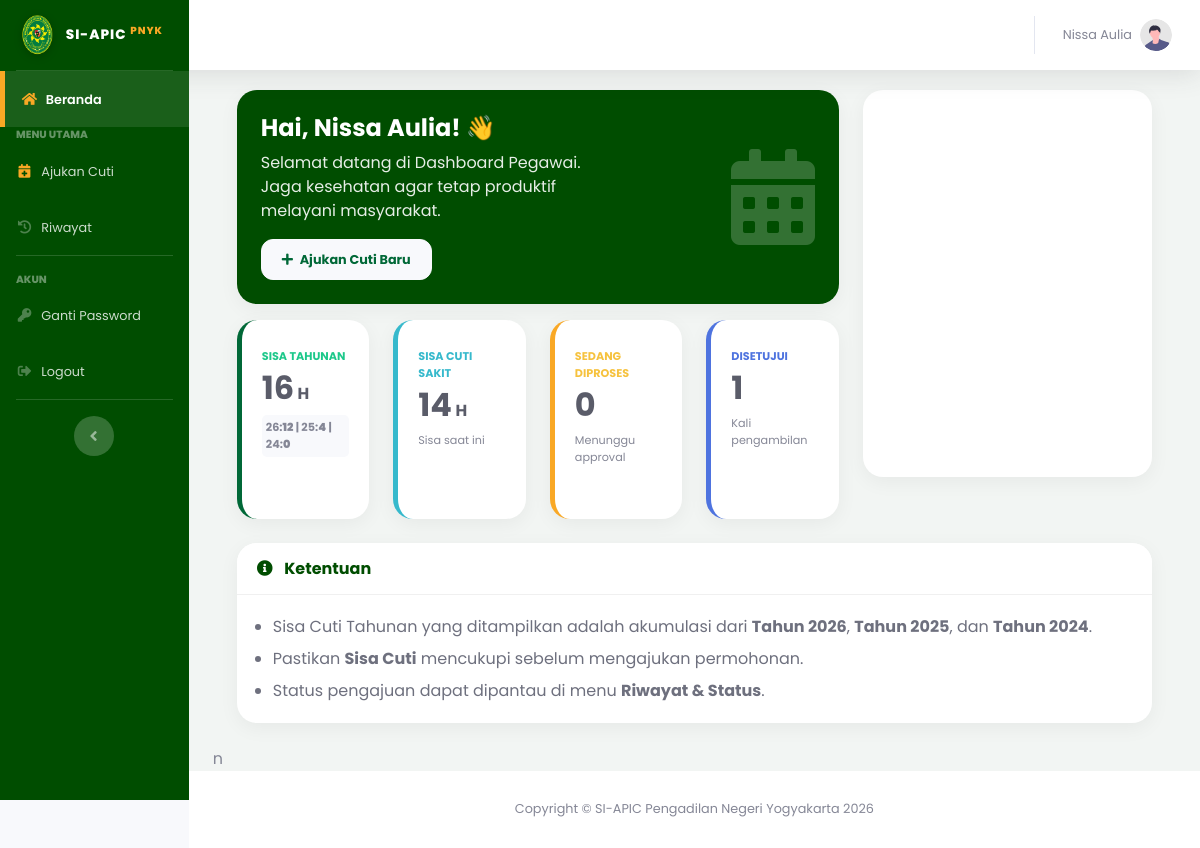
Before: /index.php?page=dashboard_user (signed in) with the older database file.
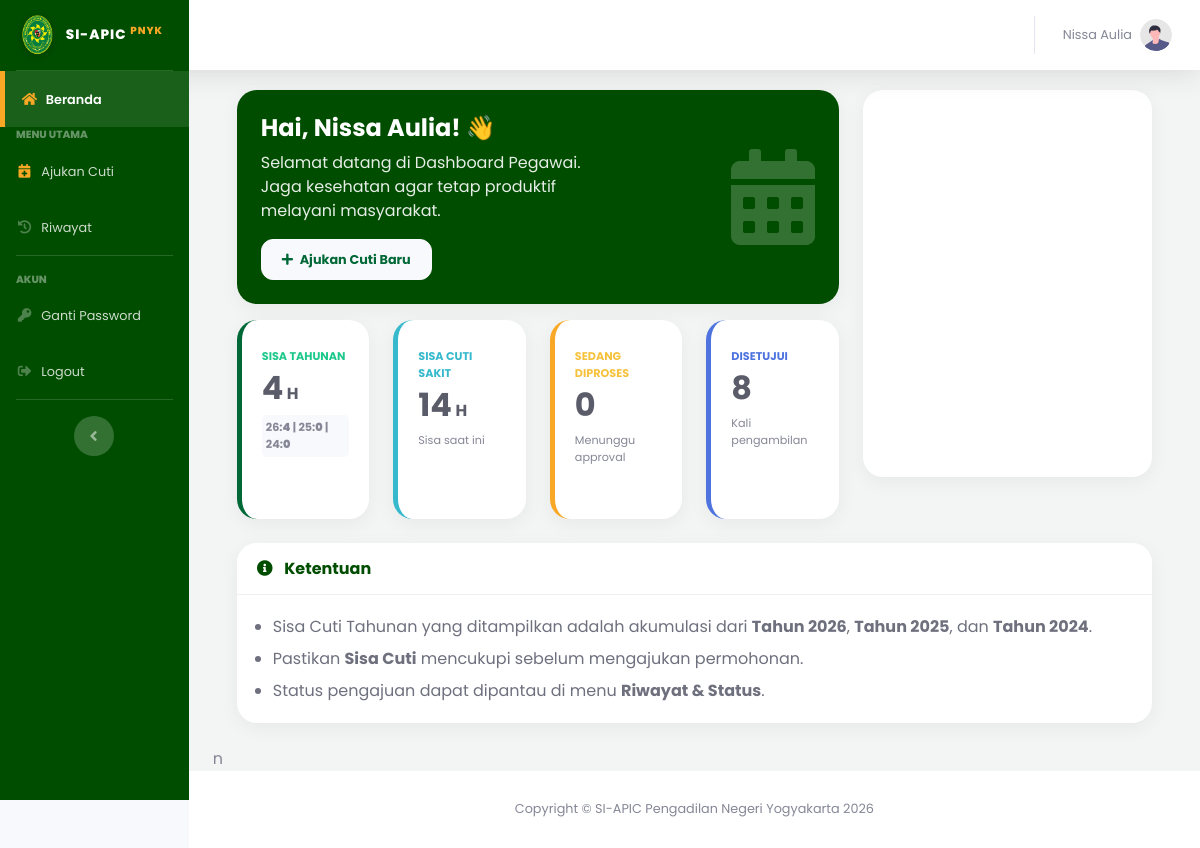
After: the same page with the newer database file.
### tables this page shows
CREATE TABLE `users` (
  `id_user` int(11) NOT NULL,
  `nip` varchar(30) NOT NULL,
  `password` varchar(255) NOT NULL,
  `nama_lengkap` varchar(100) NOT NULL,
  `jabatan` varchar(100) DEFAULT NULL,
  `pangkat` varchar(50) DEFAULT NULL,
  `unit_kerja` varchar(100) DEFAULT 'Pengadilan Negeri Yogyakarta',
  `no_telepon` varchar(20) DEFAULT NULL,
  `role` enum('admin','user') NOT NULL,
  `is_atasan_langsung` tinyint(1) DEFAULT 0 COMMENT '1=Bisa TTD, 0=Staf Biasa',
  `sisa_cuti_n` int(11) DEFAULT 12,
  `sisa_cuti_n1` int(11) DEFAULT 0,
  `sisa_cuti_n2` int(11) DEFAULT 0,
  `kuota_cuti_sakit` int(11) DEFAULT 14,
  `created_at` timestamp NOT NULL DEFAULT current_timestamp(),
  `status_akun` enum('aktif','nonaktif') DEFAULT 'aktif',
  `id_atasan` int(11) DEFAULT NULL
);

### pages/user/dashboard.php (the view, shortened to what the changed rows need)
<?php
$id_user = $_SESSION['id_user'];
$query_user = mysqli_query($koneksi, "SELECT * FROM users WHERE id_user='$id_user'");
$total_tahunan = 0;
$sisa_sakit    = 0;
$nama_lengkap  = $_SESSION['nama_lengkap'];
if(mysqli_num_rows($query_user) > 0){
    $user = mysqli_fetch_assoc($query_user);
    $nama_lengkap = $user['nama_lengkap'];
    $n  = isset($user['sisa_cuti_n'])  ? $user['sisa_cuti_n']  : 0;
    $n1 = isset($user['sisa_cuti_n1']) ? $user['sisa_cuti_n1'] : 0;
    $n2 = isset($user['sisa_cuti_n2']) ? $user['sisa_cuti_n2'] : 0;
    $total_tahunan = $n + $n1 + $n2;
    $sisa_sakit = isset($user['kuota_cuti_sakit']) ? $user['kuota_cuti_sakit'] : 0;
}
$thn_skrg = date('Y');
$thn_min1 = $thn_skrg - 1;
$thn_min2 = $thn_skrg - 2;
$query_menunggu = mysqli_query($koneksi, "SELECT * FROM pengajuan_cuti WHERE id_user='$id_user' AND status='diajukan'");
$jml_menunggu = mysqli_num_rows($query_menunggu);
$query_setuju = mysqli_query($koneksi, "SELECT * FROM pengajuan_cuti WHERE id_user='$id_user' AND status='Disetujui' AND YEAR(tgl_mulai)='$thn_skrg'");
$jml_setuju = mysqli_num_rows($query_setuju);
?>
<div class="container-fluid">
    <div class="row">
        <div class="col-xl-8 col-lg-7">
            <div class="card text-white shadow mb-3" style="background: linear-gradient(90deg, #004d00 0%, #004d00 100%); border-radius: 20px; border:none;">
                <div class="card-body p-4">
                    <div class="row align-items-center">
                        <div class="col-md-8">
                            <h2 class="font-weight-bold mb-2" style="font-size: 1.5rem;">Hai, <?php echo $nama_lengkap; ?>! 👋</h2>
                            <p class="mb-3" style="opacity: 0.9;">Selamat datang di Dashboard Pegawai. Jaga kesehatan agar tetap produktif melayani masyarakat.</p>
                            <a href="index.php?page=form_cuti" class="btn btn-light font-weight-bold shadow-sm" style="border-radius: 30px; color: #006837 !important; font-size: 0.8rem;"><i class="fas fa-plus mr-1"></i> Ajukan Cuti Baru</a>
                        </div>
                        <div class="col-md-4 d-none d-md-block text-right">
                            <i class="fas fa-calendar-alt" style="font-size: 6rem; opacity: 0.2;"></i>
                        </div>
                    </div>
                </div>
            </div>
            <div class="row">
                <div class="col-xl-3 col-md-6 mb-4">
                    <div class="card py-2 border-left-success shadow-sm h-100" style="border-left: 5px solid #006837 !important;">
                        <div class="card-body">
                            <div class="text-xs font-weight-bold text-success text-uppercase mb-1">Sisa Tahunan</div>
                            <div class="h2 mb-0 font-weight-bold text-gray-800"><?php echo $total_tahunan; ?><span style="font-size:1rem"> H</span></div>
                            <div class="mt-2 text-xs font-weight-bold text-muted" style="background: #f8f9fc; padding: 4px; border-radius: 5px;">
                                <?php echo substr($thn_skrg, 2); ?>:<b><?php echo $n; ?></b> | <?php echo substr($thn_min1, 2); ?>:<b><?php echo $n1; ?></b> | <?php echo substr($thn_min2, 2); ?>:<b><?php echo $n2; ?></b>
                            </div>
                        </div>
                    </div>
                </div>
                <div class="col-xl-3 col-md-6 mb-4">
                    <div class="card py-2 border-left-info shadow-sm h-100" style="border-left: 5px solid #36b9cc !important;">
                        <div class="card-body">
                            <div class="text-xs font-weight-bold text-info text-uppercase mb-1">Sisa Cuti Sakit</div>
                            <div class="h2 mb-0 font-weight-bold text-gray-800"><?php echo $sisa_sakit; ?><span style="font-size:1rem"> H</span></div>
                            <div class="mt-2 text-xs text-muted">Sisa saat ini</div>
                        </div>
                    </div>
                </div>
                <div class="col-xl-3 col-md-6 mb-4">
                    <div class="card py-2 border-left-warning shadow-sm h-100" style="border-left: 5px solid #F9A825 !important;">
                        <div class="card-body">
                            <div class="text-xs font-weight-bold text-warning text-uppercase mb-1">Sedang Diproses</div>
                            <div class="h2 mb-0 font-weight-bold text-gray-800"><?php echo $jml_menunggu; ?></div>
                            <div class="mt-2 text-xs text-muted">Menunggu approval</div>
                        </div>
                    </div>
                </div>
                <div class="col-xl-3 col-md-6 mb-4">
                    <div class="card py-2 border-left-primary shadow-sm h-100" style="border-left: 5px solid #4e73df !important;">
                        <div class="card-body">
                            <div class="text-xs font-weight-bold text-primary text-uppercase mb-1">Disetujui</div>
                            <div class="h2 mb-0 font-weight-bold text-gray-800"><?php echo $jml_setuju; ?></div>
                            <div class="mt-2 text-xs text-muted">Kali pengambilan</div>
                        </div>
                    </div>
                </div>
            </div>
        </div>
        <div class="col-xl-4 col-lg-5 mb-4">
            <div class="card card-modern calendar-card-fix shadow-sm">
                <div class="card-body p-3">
                </div>
            </div>
        </div>
    </div>
    <div class="row">
        <div class="col-12">
            <div class="card mb-4 shadow-sm">
                <div class="card-header py-3 bg-white d-flex align-items-center">
                    <h6 class="m-0 font-weight-bold text-primary" style="color: #004d00 !important;">
                        <i class="fas fa-info-circle mr-2"></i> Ketentuan
                    </h6>
                </div>
                <div class="card-body text-gray-700">
                    <ul class="mb-0 pl-3">
                        <li class="mb-2">Sisa Cuti Tahunan yang ditampilkan adalah akumulasi dari <b>Tahun <?php echo $thn_skrg; ?></b>, <b>Tahun <?php echo $thn_min1; ?></b>, dan <b>Tahun <?php echo $thn_min2; ?></b>.</li>
                        <li class="mb-2">Pastikan <b>Sisa Cuti</b> mencukupi sebelum mengajukan permohonan.</li>
                        <li>Status pengajuan dapat dipantau di menu <b>Riwayat & Status</b>.</li>
                    </ul>
                </div>
            </div>
        </div>
    </div>
</div>
<link href='https://cdn.jsdelivr.net/npm/fullcalendar@5.11.3/main.min.css' rel='stylesheet' />
n

Changed rows visible on the page:
changed users "Nissa Aulia": sisa_cuti_n "16" → "4"; sisa_cuti_n "12" → "4"; sisa_cuti_n1 "4" → "0"
Other visible differences:
$jml_setuju: "1" → "8"
